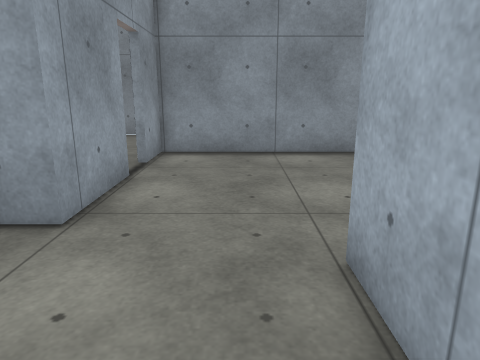
View 1 (above)

18 first-person views from a walk through a scene from a Unity 3-D project. The camera is 1.3 m above the floor, tilts 14° down and sees 70° across. The floor is counted in squares, 0.66 m on a side. Each view is taken from the middle of a square. On the plan, view 1 faces up. The plan holds only what a view shows up to about 18 squares ahead; the rest is blank. The place goes on beyond the plan. The player is left out. Surface patterns are stand-ins for the level's own textures.

View 2
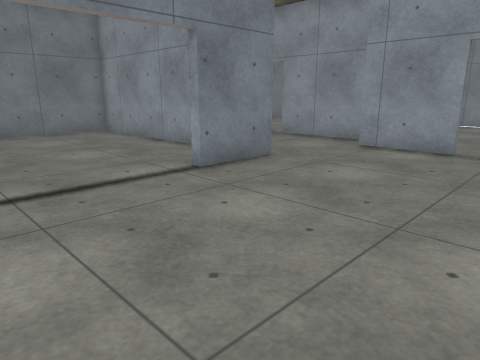

View 3
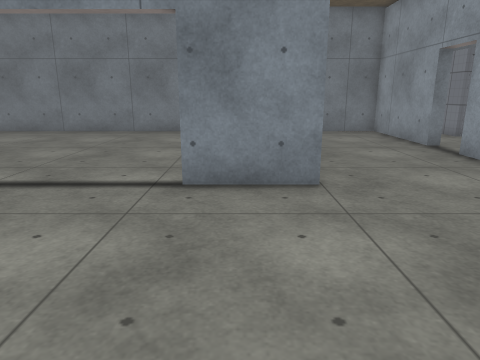

View 4
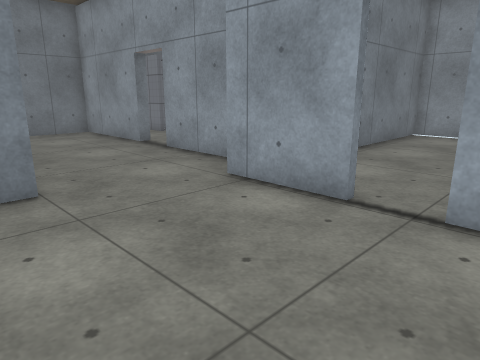

View 5
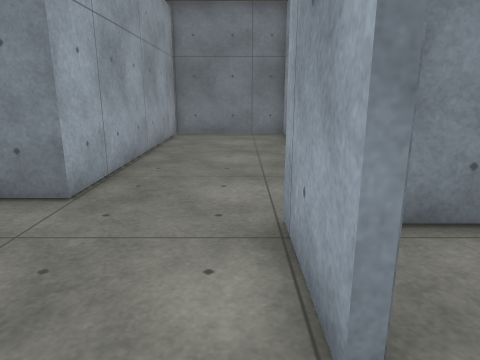

View 6
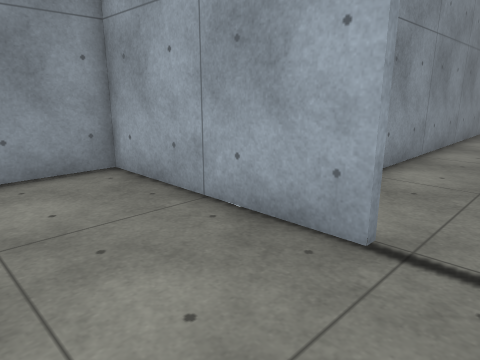

View 7
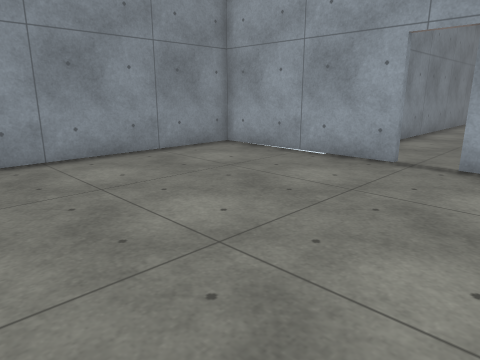

View 8
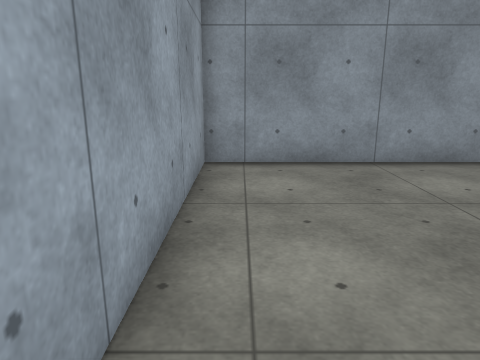

View 9
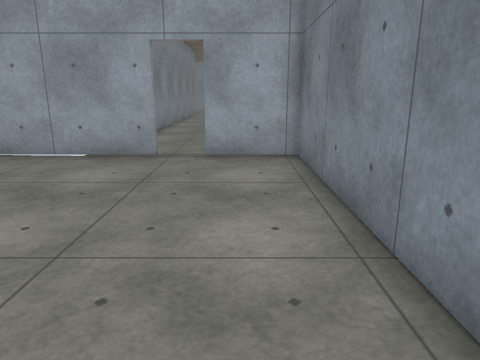

View 10
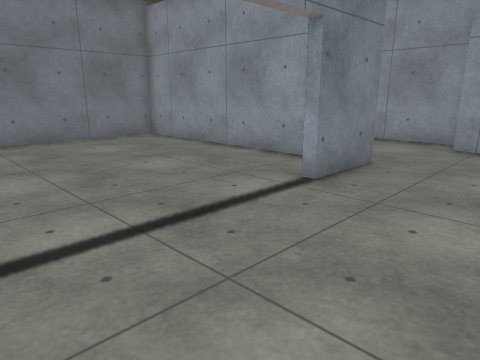

View 11
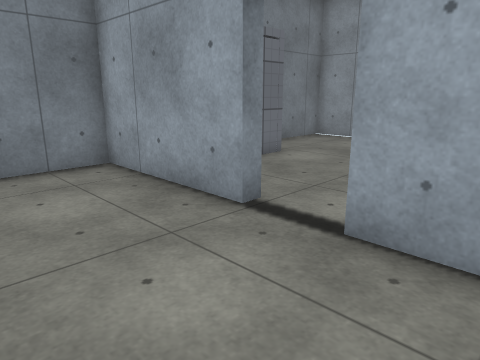

View 12
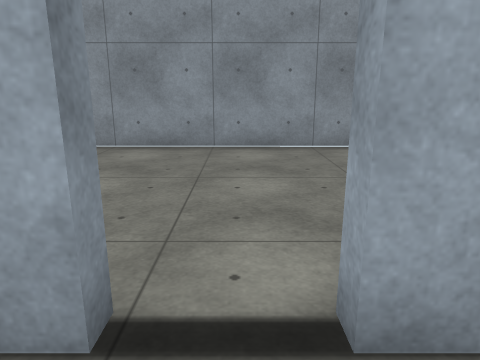

View 13
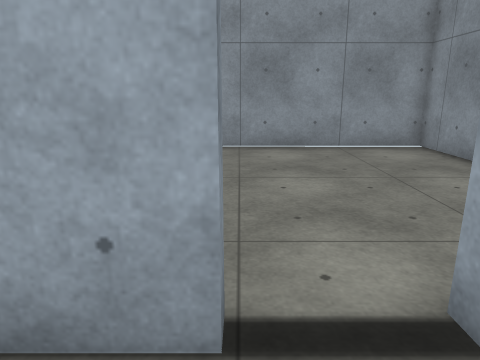

View 14
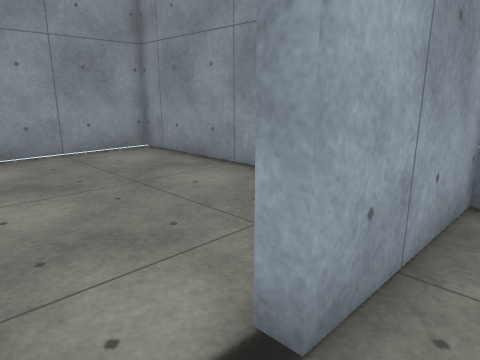

View 15
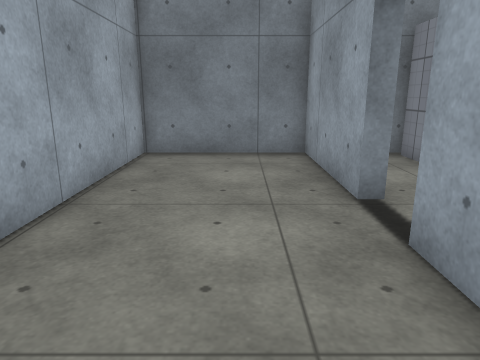

View 16
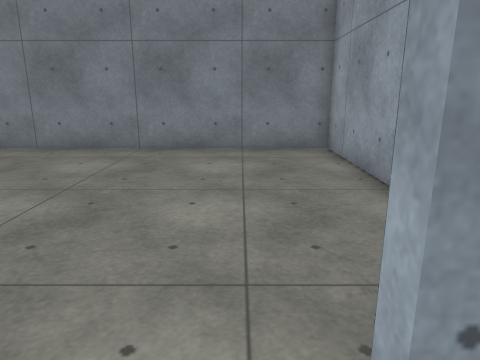

View 17
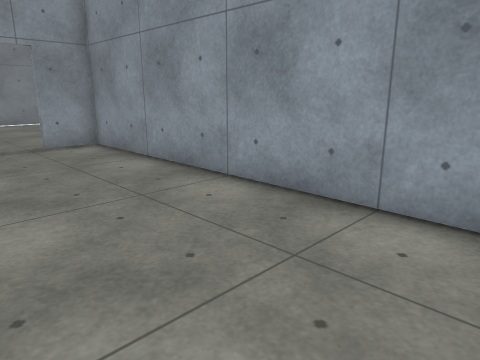

View 18
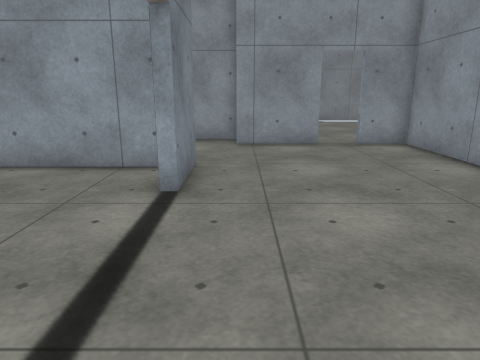

### Floor plan
Points are (right, up) in squares from view 1. A wall is a line through its corners. A room is listed if a view was taken in it or the views show most of it. See-through windows are left out.
Room 1 (views 1, 2, 3, 4, 5, 10, 11, 12, 13, 14, 15, 16, 17, 18)
walls: (1.8, 2.9) (1.8, -7.5) (11.5, -7.5); (-2.7, 8.1) (-2.7, 4.9) (-4.2, 4.9) (-4.2, -0.1) (-4.8, -0.1); (-4.8, -2.1) (-4.2, -2.1) (-4.2, -7.5) (1.3, -7.5) (1.3, 3.7) (4.3, 3.7) (4.3, 3.2); (11.5, 11.6) (-2.7, 11.6) (-2.7, 9.6)
ways out: opening at (-3, 9) to room 2; opening at (-4.5, -1)
Room 2 (views 6, 7, 8, 9)
walls: (-2.9, 9.6) (-2.9, 16.8) (-15, 16.8) (-15, 5.1) (-2.9, 5.1) (-2.9, 8.1)
ways out: opening at (-3, 9) to room 1

Positions as (right, up) in squares from view 1, and headings:
1: (0, 0), facing up
2: (10, 11), facing down-left
3: (3, 11), facing down
4: (3, 11), facing down-left
5: (-2, 10), facing down
6: (-7, 8), facing up-right
7: (-13, 6), facing up-right
8: (-14, 7), facing up
9: (-14, 7), facing right
10: (11, 8), facing down-left
11: (0, 2), facing down-left
12: (-2, -1), facing left
13: (-2, -2), facing left
14: (-3, -2), facing up-left
15: (-2, 4), facing down
16: (5, 5), facing down
17: (11, 6), facing up-left
18: (11, 5), facing left
